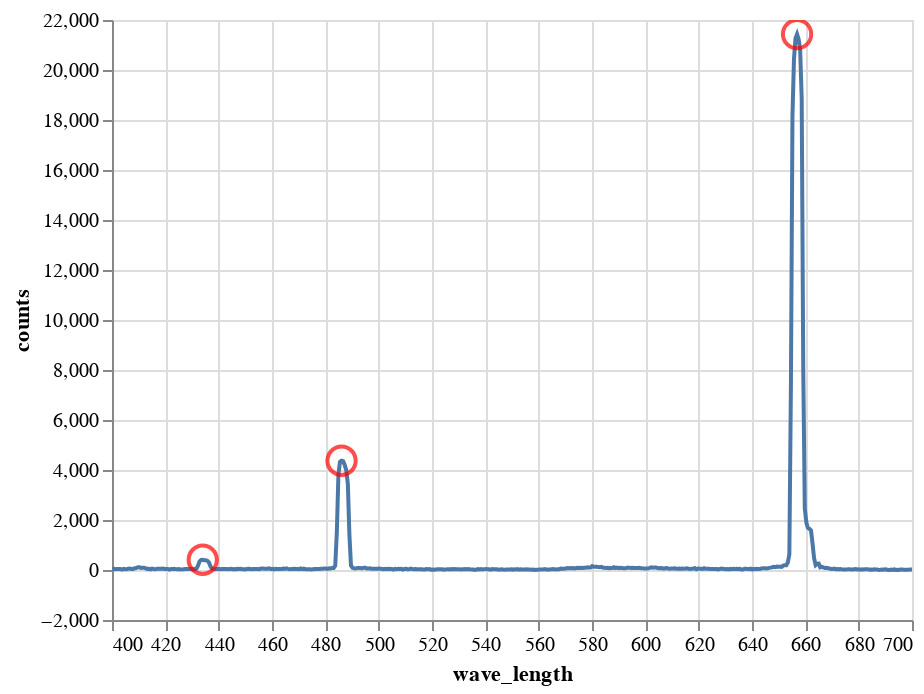

Notebook code for this chart:
### Markdown cell above
Interactive plot

### Code cell
name = 'hydrogen'
wave_length, counts, peaks = get_data(name)

spectrum = pd.DataFrame({
    'wave_length': wave_length,
    'counts': counts
})

graph = alt.Chart(spectrum).mark_line().encode(
    x=alt.X('wave_length', scale=alt.Scale(domain=[400, 700])),
    y=alt.Y('counts'),
    tooltip=['wave_length', 'counts']
).interactive();

callout = alt.Chart(spectrum.iloc[peaks]).mark_point(
    color='red', size=200, tooltip="Tooltip text here"
).encode(
    x='wave_length',
    y='counts'
);

graph + callout

### Figure 1 — Vega-Lite specification as saved in the notebook (floating-point values rounded to 4 significant figures; data arrays with more than 128 entries replaced by an {"elided": "..."} marker saying what was removed)
{"config": {"view": {"continuousWidth": 400, "continuousHeight": 300}}, "layer": [{"data": {"name": "data-96ffa73d29e60a2820ad85b0a10a7e71"}, "mark": "line", "encoding": {"tooltip": [{"field": "wave_length", "type": "quantitative"}, {"field": "counts", "type": "quantitative"}], "x": {"field": "wave_length", "scale": {"domain": [400, 700]}, "type": "quantitative"}, "y": {"field": "counts", "type": "quantitative"}}, "selection": {"selector002": {"type": "interval", "bind": "scales", "encodings": ["x", "y"]}}}, {"data": {"name": "data-e642f0c338d9f4d0d9d841daad9004f2"}, "mark": {"type": "point", "color": "red", "size": 200, "tooltip": "Tooltip text here"}, "encoding": {"x": {"field": "wave_length", "type": "quantitative"}, "y": {"field": "counts", "type": "quantitative"}}}], "$schema": "https://vega.github.io/schema/vega-lite/v4.17.0.json", "datasets": {"data-96ffa73d29e60a2820ad85b0a10a7e71": {"elided": "1602 records"}, "data-e642f0c338d9f4d0d9d841daad9004f2": [{"wave_length": 434.0, "counts": 409.4}, {"wave_length": 486.1, "counts": 4370.0}, {"wave_length": 656.9, "counts": 21430.0}]}}
